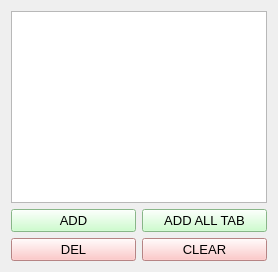
                         <widget class="QWidget" name="tab_4">
                          <attribute name="title">
                           <string>добавить параметры в таблицу</string>
                          </attribute>
                          <layout class="QGridLayout" name="gridLayout_44">
                           <item row="0" column="0">
                            <layout class="QGridLayout" name="gridLayout_41">
                             <item row="0" column="0" colspan="2">
                              <widget class="QListWidget" name="listWidget_param_resource_tab">
                               <property name="styleSheet">
                                <string notr="true">font: 9pt &quot;MS Shell Dlg 2&quot;;</string>
                               </property>
                              </widget>
                             </item>
                             <item row="1" column="0">
                              <widget class="QPushButton" name="pushButton_add_param_res">
                               <property name="font">
                                <font>
                                 <pointsize>10</pointsize>
                                </font>
                               </property>
                               <property name="toolTip">
                                <string>Добавить параметр</string>
                               </property>
                               <property name="autoFillBackground">
                                <bool>false</bool>
                               </property>
                               <property name="styleSheet">
                                <string notr="true">background-color: rgb(191, 255, 191);</string>
                               </property>
                               <property name="text">
                                <string>ADD</string>
                               </property>
                              </widget>
                             </item>
                             <item row="1" column="1">
                              <widget class="QPushButton" name="pushButton_add_tab_res">
                               <property name="font">
                                <font>
                                 <pointsize>10</pointsize>
                                </font>
                               </property>
                               <property name="toolTip">
                                <string>Добавить все загруженные параметры из выбранной таблицы</string>
                               </property>
                               <property name="styleSheet">
                                <string notr="true">background-color: rgb(191, 255, 191);</string>
                               </property>
                               <property name="text">
                                <string>ADD ALL TAB</string>
                               </property>
                              </widget>
                             </item>
                             <item row="2" column="0">
                              <widget class="QPushButton" name="pushButton_del_param_res">
                               <property name="font">
                                <font>
                                 <pointsize>10</pointsize>
                                </font>
                               </property>
                               <property name="toolTip">
                                <string>Удалить выбранный параметр</string>
                               </property>
                               <property name="styleSheet">
                                <string notr="true">background-color: rgb(255, 185, 185);</string>
                               </property>
                               <property name="text">
                                <string>DEL</string>
                               </property>
                              </widget>
                             </item>
                             <item row="2" column="1">
                              <widget class="QPushButton" name="pushButton_clear_param_res">
                               <property name="font">
                                <font>
                                 <pointsize>10</pointsize>
                                </font>
                               </property>
                               <property name="toolTip">
                                <string>Очистить список параметров</string>
                               </property>
                               <property name="styleSheet">
                                <string notr="true">background-color: rgb(255, 185, 185);</string>
                               </property>
                               <property name="text">
                                <string>CLEAR</string>
                               </property>
                              </widget>
                             </item>
                            </layout>
                           </item>
                          </layout>
                         </widget>
